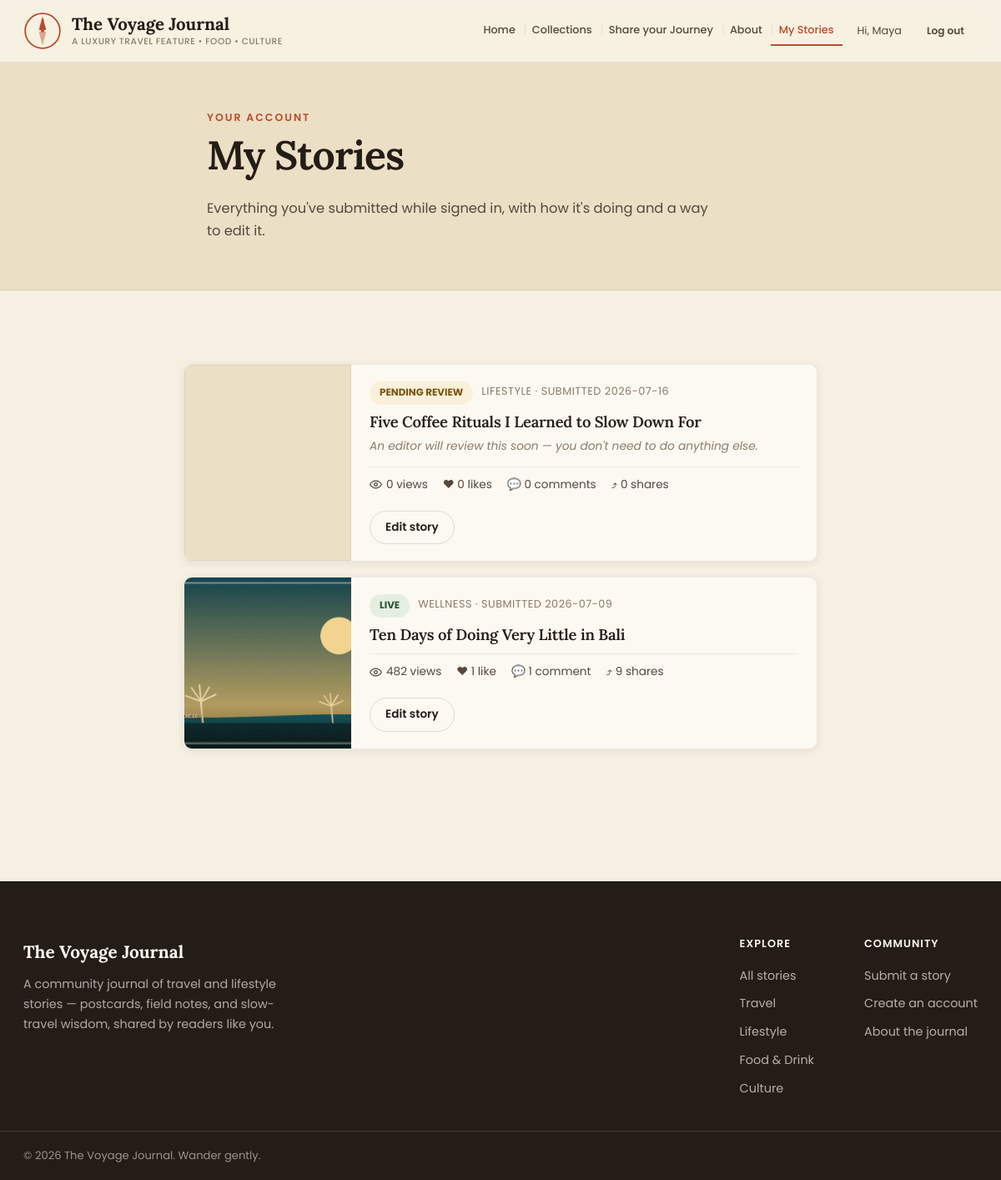
Screenshot of /account/my-stories (signed in) with the database file from the repository.
### tables this page shows
CREATE TABLE users (
    id            INTEGER PRIMARY KEY AUTOINCREMENT,
    name          TEXT NOT NULL,
    email         TEXT UNIQUE NOT NULL,
    password_hash TEXT NOT NULL,
    role          TEXT NOT NULL DEFAULT 'user' CHECK (role IN ('user', 'admin')),
    created_at    TEXT NOT NULL DEFAULT (datetime('now'))
);

CREATE TABLE posts (
    id                   INTEGER PRIMARY KEY AUTOINCREMENT,
    title                TEXT NOT NULL,
    slug                 TEXT UNIQUE NOT NULL,
    excerpt              TEXT,
    content              TEXT NOT NULL,
    cover_image          TEXT,
    category             TEXT NOT NULL,
    location             TEXT,
    author_name          TEXT NOT NULL,
    author_email         TEXT,
    submitted_by_user_id INTEGER REFERENCES users(id) ON DELETE SET NULL,
    status               TEXT NOT NULL DEFAULT 'pending' CHECK (status IN ('pending', 'approved', 'rejected')),
    admin_note           TEXT,
    view_count           INTEGER NOT NULL DEFAULT 0,
    share_count          INTEGER NOT NULL DEFAULT 0,
    pinned               INTEGER NOT NULL DEFAULT 0,
    pinned_at            TEXT,
    created_at           TEXT NOT NULL DEFAULT (datetime('now')),
    approved_at          TEXT
);

### app/blog.py (the view)
@bp.route("/account/my-stories")
@login_required
def my_stories():
    db = get_db()
    rows = db.execute(
        "SELECT * FROM posts WHERE submitted_by_user_id = ? ORDER BY created_at DESC",
        (g.user["id"],),
    ).fetchall()
    posts = [_post_with_counts(r) for r in rows]
    return render_template("my_stories.html", posts=posts)

### app/blog.py (called while the page is built)
def _post_with_counts(row):
    post = dict(row)
    db = get_db()
    post["like_count"] = db.execute(
        "SELECT COUNT(*) FROM likes WHERE post_id = ?", (post["id"],)
    ).fetchone()[0]
    post["comment_count"] = db.execute(
        "SELECT COUNT(*) FROM comments WHERE post_id = ?", (post["id"],)
    ).fetchone()[0]
    post["gallery_count"] = db.execute(
        "SELECT COUNT(*) FROM post_images WHERE post_id = ?", (post["id"],)
    ).fetchone()[0]
    return post

### app/db.py (called while the page is built)
def get_db():
    if "db" not in g:
        g.db = sqlite3.connect(
            current_app.config["DATABASE"],
            detect_types=sqlite3.PARSE_DECLTYPES,
        )
        g.db.row_factory = sqlite3.Row
        g.db.execute("PRAGMA foreign_keys = ON")
    return g.db

### app/utils.py (called while the page is built)
def load_logged_in_user():
    user_id = session.get("user_id")
    if user_id is None:
        g.user = None
    else:
        g.user = get_db().execute(
            "SELECT * FROM users WHERE id = ?", (user_id,)
        ).fetchone()

def login_required(view):
    @functools.wraps(view)
    def wrapped_view(**kwargs):
        if g.user is None:
            flash("Please log in to do that.", "warning")
            return redirect(url_for("auth.login", next=request.path))
        return view(**kwargs)
    return wrapped_view

### templates/my_stories.html (shortened to what this page needs)
{% extends "base.html" %}
{% block body_class %}page-my-stories{% endblock %}
{% block content %}
<section class="page-header page-header-narrow">
  <div class="wrap">
    <p class="eyebrow">Your account</p>
    <h1>My Stories</h1>
    <p class="page-header-sub">Everything you've submitted while signed in, with how it's doing and a way to edit it.</p>
  </div>
</section>
<section class="wrap section narrow">
  {% if posts %}
  <div class="story-manage-list">
    {% for post in posts %}
    <article class="story-manage-card">
      <div class="story-manage-media">
        {% if post.cover_image %}
        <img src="{{ url_for('uploaded_file', filename=post.cover_image) }}" alt="{{ post.title }}" loading="lazy">
        {% endif %}
      </div>
      <div class="story-manage-body">
        <div class="story-manage-top">
          <span class="status-pill status-{{ post.status }}">
            {% if post.status == 'approved' %}Live{% elif post.status == 'pending' %}Pending review{% else %}Declined{% endif %}
          </span>
          <span class="meta">{{ post.category }} · submitted {{ post.created_at[:10] }}</span>
        </div>
        <h3>
          {% if post.status == 'approved' %}
          <a href="{{ url_for('blog.detail', slug=post.slug) }}">{{ post.title }}</a>
          {% else %}
          {{ post.title }}
          {% endif %}
        </h3>
        {% if post.status == 'rejected' and post.admin_note %}
        <p class="story-manage-note">Editor's note: {{ post.admin_note }}</p>
        {% elif post.status == 'pending' %}
        <p class="story-manage-note">An editor will review this soon — you don't need to do anything else.</p>
        {% endif %}
        <div class="story-manage-stats">
          <span title="Views"><svg viewBox="0 0 24 24" width="15" height="15" fill="none" stroke="currentColor" stroke-width="2"><path d="M1 12s4-7 11-7 11 7 11 7-4 7-11 7-11-7-11-7Z"/><circle cx="12" cy="12" r="3"/></svg> {{ post.view_count }} view{{ 's' if post.view_count != 1 }}</span>
          <span title="Likes">♥ {{ post.like_count }} like{{ 's' if post.like_count != 1 }}</span>
          <span title="Comments">💬 {{ post.comment_count }} comment{{ 's' if post.comment_count != 1 }}</span>
          <span title="Shares">⤴ {{ post.share_count }} share{{ 's' if post.share_count != 1 }}</span>
        </div>
        <div class="story-manage-actions">
          <a class="btn btn-outline btn-sm" href="{{ url_for('blog.edit', slug=post.slug) }}">Edit story</a>
        </div>
      </div>
    </article>
    {% endfor %}
  </div>
  {% else %}
  <div class="empty-state">
    <h3>No stories yet</h3>
    <p>Stories you submit while signed in will show up here, with their views, likes, shares — and an easy way to edit them.</p>
    <a class="btn btn-primary btn-sm" href="{{ url_for('blog.submit') }}">Submit a story</a>
  </div>
  {% endif %}
</section>
{% endblock %}

### templates/base.html (shortened to what this page needs)
<!DOCTYPE html>
<html lang="en">
<head>
<link rel="stylesheet" href="{{ url_for('static', filename='css/style.css') }}">
</head>
<body class="{% block body_class %}{% endblock %}">
<header class="site-header">
  <div class="wrap header-inner">
    <a class="brand" href="{{ url_for('blog.home') }}">
      <span class="brand-mark" aria-hidden="true">
        <svg viewBox="0 0 64 64" width="46" height="46">
          <text x="32" y="16" text-anchor="middle" font-size="6" fill="currentColor" font-family="Poppins, sans-serif" font-weight="600">N</text>
        </svg>
      </span>
      <span class="brand-text">
        <span class="brand-name">{{ site.name }}</span>
        <span class="brand-tagline">{{ site.header_tagline }}</span>
      </span>
    </a>
    <nav class="main-nav" aria-label="Primary">
      <a href="{{ url_for('blog.home') }}" class="{{ 'active' if request.endpoint == 'blog.home' else '' }}">Home</a>
      <a href="{{ url_for('blog.listing') }}" class="{{ 'active' if request.endpoint == 'blog.listing' else '' }}">Collections</a>
      <a href="{{ url_for('blog.submit') }}" class="{{ 'active' if request.endpoint == 'blog.submit' else '' }}">Share your Journey</a>
      <a href="{{ url_for('blog.about') }}" class="{{ 'active' if request.endpoint == 'blog.about' else '' }}">About</a>
      {% if current_user %}
      <a href="{{ url_for('blog.my_stories') }}" class="{{ 'active' if request.endpoint == 'blog.my_stories' else '' }}">My Stories</a>
      {% endif %}
    </nav>
    <div class="header-actions">
      {% if current_user %}
        <span class="header-user">Hi, {{ current_user['name'].split(' ')[0] }}</span>
        <a class="btn btn-ghost btn-sm" href="{{ url_for('auth.logout') }}">Log out</a>
      {% else %}
        <a class="btn btn-ghost btn-sm" href="{{ url_for('auth.login') }}">Log in</a>
        <a class="btn btn-primary btn-sm" href="{{ url_for('auth.signup') }}">Subscribe</a>
      {% endif %}
    </div>
  </div>
</header>
<main id="main">
{% block content %}{% endblock %}
</main>
<footer class="site-footer">
  <div class="wrap footer-inner">
    <div class="footer-brand">
      <span class="brand-name">{{ site.name }}</span>
      <p>{{ site.description }}</p>
    </div>
    <div class="footer-cols">
      <div>
        <h4>Explore</h4>
        <a href="{{ url_for('blog.listing') }}">All stories</a>
        {% for cat in categories[:4] %}
        <a href="{{ url_for('blog.listing', category=cat) }}">{{ cat }}</a>
        {% endfor %}
      </div>
      <div>
        <h4>Community</h4>
        <a href="{{ url_for('blog.submit') }}">Submit a story</a>
        <a href="{{ url_for('auth.signup') }}">Create an account</a>
        <a href="{{ url_for('blog.about') }}">About the journal</a>
      </div>
    </div>
  </div>
  <div class="wrap footer-bottom">
    <span>&copy; {{ 2026 }} {{ site.name }}. Wander gently.</span>
  </div>
</footer>
</body>
</html>

### rows the page displays
users: name "Maya"
posts: status "PENDING REVIEW", category "LIFESTYLE", created_at "2026-07-16", title "Five Coffee Rituals I Learned to Slow Down For", shows "An editor will review this soon — you don't need to do anything else.", view_count "0", view_count "s", like_count "0", like_count "s", comment_count "0", comment_count "s", share_count "0", share_count "s"
posts: cover_image (picture), status "LIVE", category "WELLNESS", created_at "2026-07-09", title "Ten Days of Doing Very Little in Bali", view_count "482", view_count "s", like_count "1", comment_count "1", share_count "9", share_count "s"

### other values shown
{{ site.name }} "The Voyage Journal"
{{ site.header_tagline }} "A LUXURY TRAVEL FEATURE • FOOD • CULTURE"
{{ site.description }} "A community journal of travel and lifestyle stories — postcards, field notes, and slow-travel wisdom, shared by readers like you."
{{ cat }} "Travel" "Lifestyle" "Food & Drink" "Culture"
{{ 2026 }} "2026"
